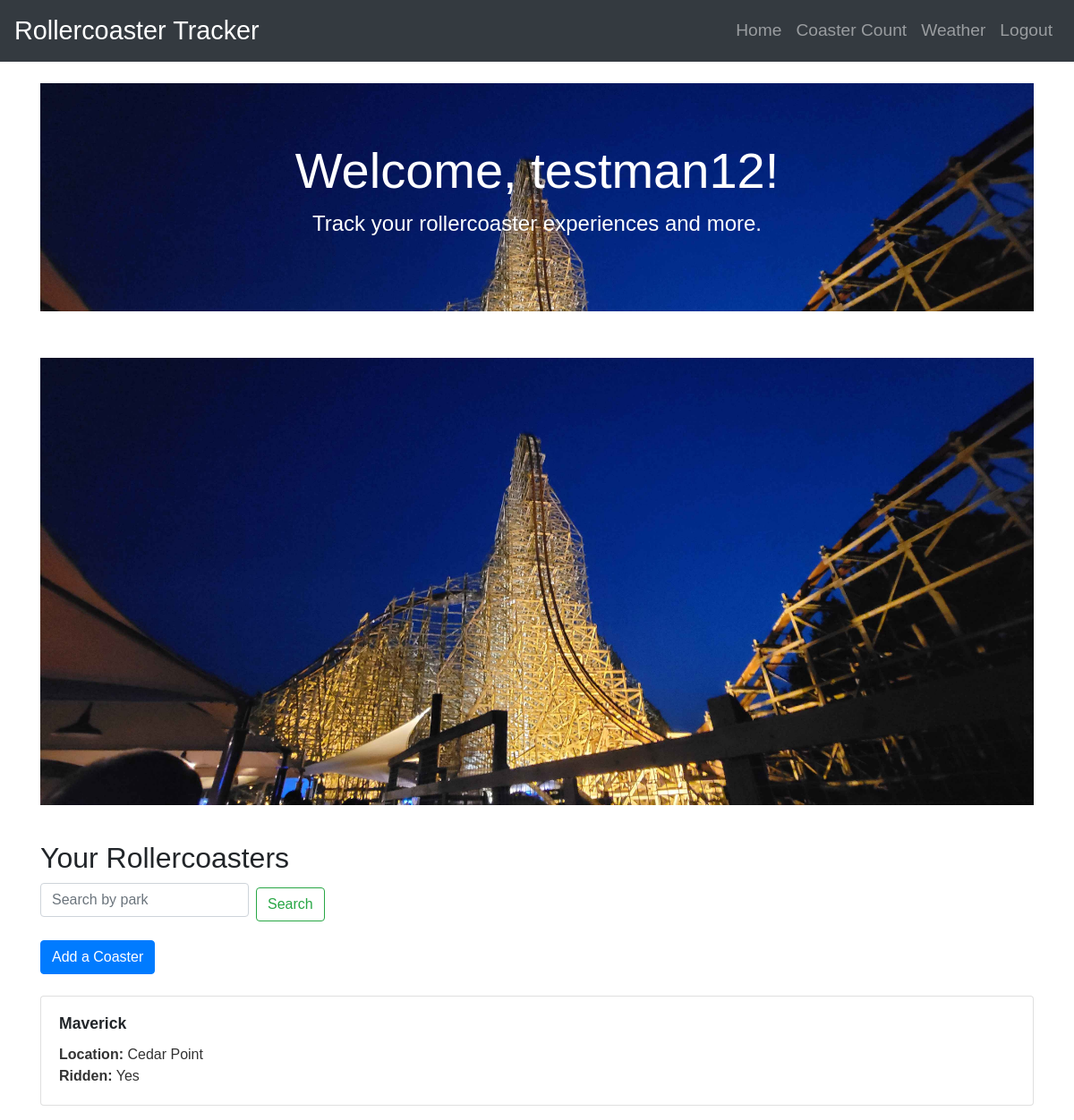
The app's page / (signed in) with its own data.
### models.py (models this page shows)
class User(db.Model, UserMixin):
    id = db.Column(db.Integer, primary_key=True)
    username = db.Column(db.String(20), unique=True, nullable=False)
    email = db.Column(db.String(120), unique=True, nullable=False)
    password = db.Column(db.String(60), nullable=False)
    coasters = db.relationship('Rollercoaster', backref='author', lazy=True)

class Rollercoaster(db.Model):
    id = db.Column(db.Integer, primary_key=True)
    name = db.Column(db.String(100), nullable=False)
    location = db.Column(db.String(100), nullable=False)
    speed = db.Column(db.String(50), nullable=True)
    status = db.Column(db.String(50), nullable=True)
    opening_date = db.Column(db.String(50), nullable=True)
    manufacturer = db.Column(db.String(100), nullable=True)
    model = db.Column(db.String(100), nullable=True)
    height = db.Column(db.String(50), nullable=True)
    cost = db.Column(db.String(50), nullable=True)
    ridden = db.Column(db.Boolean, nullable=False, default=False)
    user_id = db.Column(db.Integer, db.ForeignKey('user.id'), nullable=False)

### routes.py (the view)
@main.route("/")
@login_required
def home():
    park = request.args.get('park')
    if park:
        coasters = Rollercoaster.query.filter_by(user_id=current_user.id, location=park).all()
    else:
        coasters = Rollercoaster.query.filter_by(user_id=current_user.id).all()
    return render_template('home.html', coasters=coasters)

### app.py (called while the page is built)
def create_app():
    app = Flask(__name__)
    app.config['SECRET_KEY'] = 'your_secret_key'
    app.config['SQLALCHEMY_DATABASE_URI'] = 'sqlite:///instance/site.db'
    db.init_app(app)
    login_manager.init_app(app)
    from models import User, Rollercoaster
    @login_manager.user_loader
    def load_user(user_id):
        return User.query.get(int(user_id))
    from routes import main
    app.register_blueprint(main)
    return app

### templates/home.html (shortened to what this page needs)
{% extends "base.html" %}
{% block content %}
<div class="jumbotron jumbotron-fluid">
    <div class="container">
        <h1 class="display-4">Welcome, {{ current_user.username }}!</h1>
        <p class="lead">Track your rollercoaster experiences and more.</p>
    </div>
</div>
<div class="text-center">
    <img src="{{ url_for('static', filename='images/steelvengenceNight.jpg') }}" class="img-fluid" alt="Rollercoaster Image">
</div>
<div class="mt-4">
    <h2>Your Rollercoasters</h2>
    <form class="form-inline my-2 my-lg-0" method="GET" action="{{ url_for('main.home') }}">
        <input class="form-control mr-sm-2" type="search" placeholder="Search by park" aria-label="Search" name="park">
        <button class="btn btn-outline-success my-2 my-sm-0" type="submit">Search</button>
    </form>
    <a href="{{ url_for('main.add_coaster') }}" class="btn btn-primary mt-3">Add a Coaster</a>
    <div class="mt-4">
        {% for coaster in coasters %}
            <div class="card mb-3">
                <div class="card-body">
                    <h5 class="card-title">{{ coaster.name }}</h5>
                    <p class="card-text">
                        <strong>Location:</strong> {{ coaster.location }}<br>
                        <strong>Ridden:</strong> {{ 'Yes' if coaster.ridden else 'No' }}
                    </p>
                </div>
            </div>
        {% endfor %}
    </div>
</div>
{% endblock %}

### static/css/style.css (style rules this page uses)
body { font-family: Arial, sans-serif; }
.jumbotron { background-image: url("../images/steelvengenceNight.jpg"); background-size: cover; color: white; text-align: center; }
.jumbotron h1 { font-size: 3.5rem; }
.jumbotron p { font-size: 1.5rem; }
.card { margin-bottom: 20px; }
.card-title { font-size: 1.1rem; font-weight: bold; }
.card-text { font-size: 1rem; color: #333; }
.form-control { margin-bottom: 10px; }
.btn-primary { background-color: #007bff; border-color: #007bff; }
.text-center img { max-width: 100%; height: auto; margin-top: 20px; }
h2 { margin-top: 40px; }

### records on screen
User: username "testman12"
Rollercoaster: name "Maverick", location "Cedar Point", ridden "Yes"
